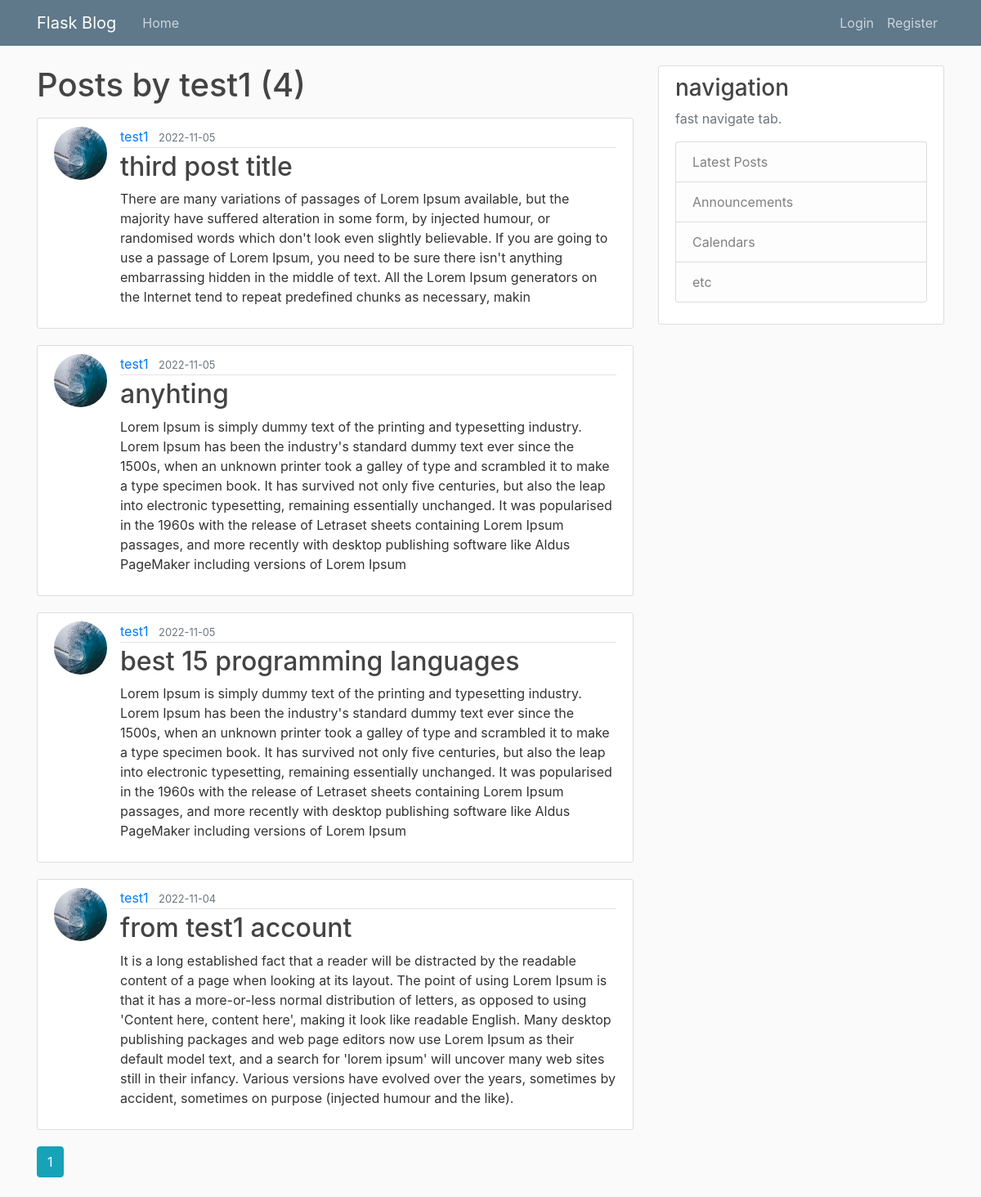
The app's page /user/test1 with its own data.
### flaskblog/models.py (models this page shows, shortened)
class User(db.Model, UserMixin):
    id = db.Column(db.Integer, primary_key=True)
    username = db.Column(db.String(20), unique=True, nullable=False)
    email = db.Column(db.String(120), unique=True, nullable=False)
    image_file = db.Column(db.String(20), nullable=False, default='default.jpg')
    password = db.Column(db.String(60), nullable=False)
    followers=db.Column(db.Integer,nullable=False,default=0)
    posts = db.relationship('Post', backref='author', lazy=True)

class Post(db.Model):
    id = db.Column(db.Integer, primary_key=True)
    title = db.Column(db.String(100), nullable=False)
    date_posted = db.Column(db.DateTime, nullable=False, default=datetime.utcnow)
    content = db.Column(db.Text, nullable=False)
    user_id = db.Column(db.Integer, db.ForeignKey('user.id'), nullable=False)

### flaskblog/routes.py (the view)
@app.route("/user/<string:username>")
def user_posts(username):
    page = request.args.get('page', 1, type=int)
    user = User.query.filter_by(username=username).first_or_404()
    posts = Post.query.filter_by(author=user)\
        .order_by(Post.date_posted.desc())\
        .paginate(page=page, per_page=5)
    return render_template('user_posts.html', posts=posts, user=user)

### flaskblog/templates/user_posts.html
{% extends "layout.html" %}
{% block content %}
    <h1 class="mb-3">Posts by {{ user.username }} ({{ posts.total }})</h1>
    {% for post in posts.items %}
        <article class="media content-section">
          <img class="rounded-circle article-img" src="{{ url_for('static', filename='profile_pics/' + post.author.image_file) }}">
          <div class="media-body">
            <div class="article-metadata">
              <a class="mr-2" href="{{ url_for('user_posts', username=post.author.username) }}">{{ post.author.username }}</a>
              <small class="text-muted">{{ post.date_posted.strftime('%Y-%m-%d') }}</small>
            </div>
            <h2><a class="article-title" href="{{ url_for('post', post_id=post.id) }}">{{ post.title }}</a></h2>
            <p class="article-content">{{ post.content }}</p>
          </div>
        </article>
    {% endfor %}
    {% for page_num in posts.iter_pages(left_edge=1, right_edge=1, left_current=1, right_current=2) %}
      {% if page_num %}
        {% if posts.page == page_num %}
          <a class="btn btn-info mb-4" href="{{ url_for('user_posts', username=user.username, page=page_num) }}">{{ page_num }}</a>
        {% else %}
          <a class="btn btn-outline-info mb-4" href="{{ url_for('user_posts', username=user.username, page=page_num) }}">{{ page_num }}</a>
        {% endif %}
      {% else %}
        ...
      {% endif %}
    {% endfor %}
{% endblock content %}

### flaskblog/templates/layout.html (shortened to what this page needs)
<!DOCTYPE html>
<html>
<head>
    <link rel="stylesheet" href="https://maxcdn.bootstrapcdn.com/bootstrap/4.0.0/css/bootstrap.min.css">
    <link rel="stylesheet" type="text/css" href="{{ url_for('static', filename='styles.css') }}">
</head>
<body>
    <header class="site-header">
      <nav class="navbar navbar-expand-md navbar-dark bg-steel fixed-top">
        <div class="container">
          <a class="navbar-brand mr-4" href="/">Flask Blog</a>
          <div class="collapse navbar-collapse" id="navbarToggle">
            <div class="navbar-nav mr-auto">
              <a class="nav-item nav-link" href="{{ url_for('home') }}">Home</a>
            </div>
            <div class="navbar-nav">
              {% if current_user.is_authenticated %}
                <a class="nav-item nav-link" href="{{ url_for('new_post') }}">New Post</a>
                <a class="nav-item nav-link" href="{{ url_for('account') }}">Account</a>
                <a class="nav-item nav-link" href="{{ url_for('logout') }}">Logout</a>
              {% else %}
                <a class="nav-item nav-link" href="{{ url_for('login') }}">Login</a>
                <a class="nav-item nav-link" href="{{ url_for('register') }}">Register</a>
              {% endif %}
            </div>
          </div>
        </div>
      </nav>
    </header>
    <main role="main" class="container">
      <div class="row">
        <div class="col-md-8">
          {% block content %}{% endblock %}
        </div>
        <div class="col-md-4">
          <div class="content-section">
            <h3>navigation</h3>
            <p class='text-muted'>fast navigate tab.
              <ul class="list-group">
                <li class="list-group-item list-group-item-light">Latest Posts</li>
                <li class="list-group-item list-group-item-light">Announcements</li>
                <li class="list-group-item list-group-item-light">Calendars</li>
                <li class="list-group-item list-group-item-light">etc</li>
              </ul>
            </p>
          </div>
        </div>
      </div>
    </main>
</body>
</html>

### flaskblog/static/styles.css (style rules this page uses)
body { background: #fafafa; color: #333333; margin-top: 5rem; }
h1, h2, h3, h4, h5, h6 { color: #444444; }
.bg-steel { background-color: #5f788a; }
.site-header .navbar-nav .nav-link { color: #cbd5db; }
.content-section { background: #ffffff; padding: 10px 20px; border: 1px solid #dddddd; border-radius: 3px; margin-bottom: 20px; }
.article-title { color: #444444; }
.article-content { white-space: pre-line; }
.article-img { height: 65px; width: 65px; margin-right: 16px; }
.article-metadata { padding-bottom: 1px; margin-bottom: 4px; border-bottom: 1px solid #e3e3e3 }

### records on screen
User: username "test1"
Post: image_file (picture), author.username "test1", date_posted "2022-11-05", title "third post title", content "There are many variations of passages of Lorem Ipsum available, but the majority have suffered alteration in some form, by injected humour, or randomised words which don't look even slightly believable. If you are going to use a passage of Lorem Ipsum, you need to be sure there isn't anything embarrassing hidden in the middle of text. All the Lorem Ipsum generators on the Internet tend to repeat predefined chunks as necessary, makin"
Post: image_file (picture), author.username "test1", date_posted "2022-11-05", title "anyhting", content "Lorem Ipsum is simply dummy text of the printing and typesetting industry. Lorem Ipsum has been the industry's standard dummy text ever since the 1500s, when an unknown printer took a galley of type and scrambled it to make a type specimen book. It has survived not only five centuries, but also the leap into electronic typesetting, remaining essentially unchanged. It was popularised in the 1960s with the release of Letraset sheets containing Lorem Ipsum passages, and more recently with desktop publishing software like Aldus PageMaker including versions of Lorem Ipsum"
Post: image_file (picture), author.username "test1", date_posted "2022-11-05", title "best 15 programming languages", content "Lorem Ipsum is simply dummy text of the printing and typesetting industry. Lorem Ipsum has been the industry's standard dummy text ever since the 1500s, when an unknown printer took a galley of type and scrambled it to make a type specimen book. It has survived not only five centuries, but also the leap into electronic typesetting, remaining essentially unchanged. It was popularised in the 1960s with the release of Letraset sheets containing Lorem Ipsum passages, and more recently with desktop publishing software like Aldus PageMaker including versions of Lorem Ipsum"
Post: image_file (picture), author.username "test1", date_posted "2022-11-04", title "from test1 account", content "It is a long established fact that a reader will be distracted by the readable content of a page when looking at its layout. The point of using Lorem Ipsum is that it has a more-or-less normal distribution of letters, as opposed to using 'Content here, content here', making it look like readable English. Many desktop publishing packages and web page editors now use Lorem Ipsum as their default model text, and a search for 'lorem ipsum' will uncover many web sites still in their infancy. Various versions have evolved over the years, sometimes by accident, sometimes on purpose (injected humour and the like)."

### other values on screen
{{ posts.total }} "4"
{{ page_num }} "1"
